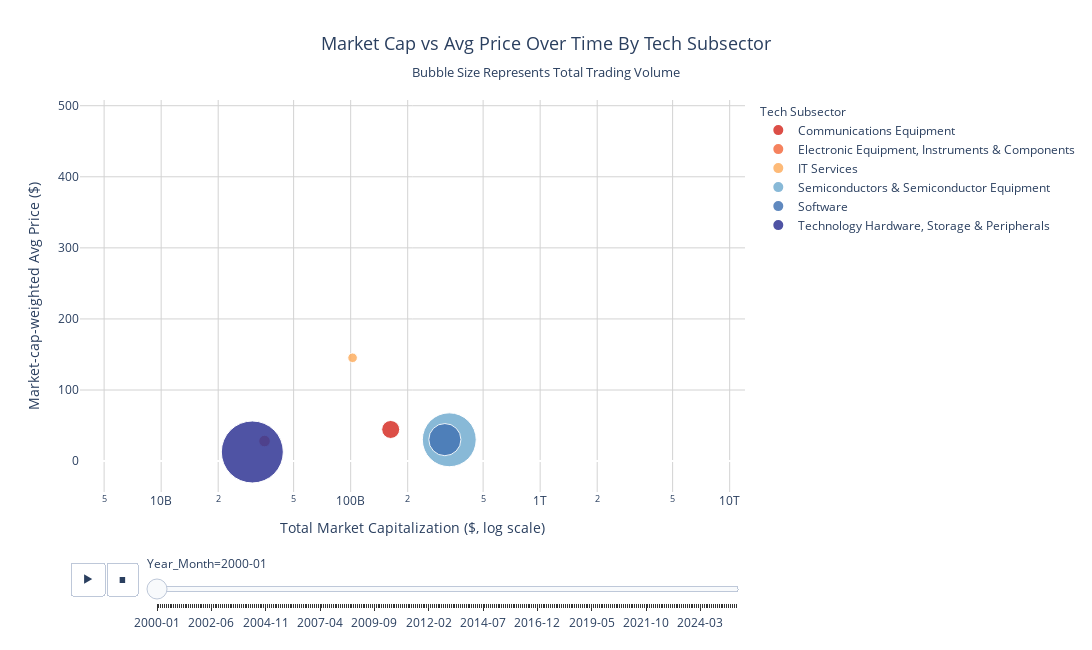

The cell this chart's notebook holds for it:
### Code cell
# Create the animated bubble chart
# X-axis: Market Cap
# Y-axis: Stock Price (Mid-Price)
# Bubble Size: Volume
# Color: Industry/Subsector
# Aggregate bubbles by tech subsector (Industry) and create industry-level animated bubble chart
# Load subsector mapping and map tickers to Industry
subsector = pd.read_csv('Tech Subsectors - Sheet1.csv')
subsector_map = dict(zip(subsector['Ticker'].str.strip(), subsector['Industry'].str.strip()))

viz_data['Industry'] = viz_data['Company'].map(subsector_map).fillna('Other')

# Aggregate by Date and Industry using market-cap weighted average price
def agg_industry(group):
    total_mc = group['Market_Cap'].sum()
    total_vol = group['Volume'].sum()
    if total_mc > 0:
        avg_price_wgt = np.average(group['Mid_Price'], weights=group['Market_Cap'])
    else:
        avg_price_wgt = group['Mid_Price'].mean()
    return pd.Series({
        'Market_Cap': total_mc,
        'Total_Volume': total_vol,
        'Avg_Price_wgt': avg_price_wgt,
        'Members': group['Company'].nunique()
    })

industry_agg = viz_data.groupby(['Date', 'Industry']).apply(agg_industry).reset_index()
industry_agg['Year_Month'] = industry_agg['Date'].dt.strftime('%Y-%m')

# Create industry-level animated bubble chart
fig = px.scatter(
    industry_agg,
    x='Market_Cap',
    y='Avg_Price_wgt',
    size='Total_Volume',
    color='Industry',
    hover_name='Industry',
    hover_data={
        'Market_Cap': ':,.0f',
        'Avg_Price_wgt': ':.2f',
        'Total_Volume': ':,.0f',
        'Members': True,
        'Year_Month': True
    },
    animation_frame='Year_Month',
    animation_group='Industry',
    size_max=80,
    title='Market Cap vs Avg Price Over Time By Tech Subsector<br><sub>Bubble Size Represents Total Trading Volume</sub>',
    labels={
        'Market_Cap': 'Total Market Capitalization ($, log scale)',
        'Avg_Price_wgt': 'Market-cap-weighted Avg Price ($)',
        'Total_Volume': 'Total Trading Volume',
        'Industry': 'Tech Subsector'
    },
    width=1100,
    height=650
)

# Update layout for better appearance
fig.update_layout(
    title_x=0.5,
    title_font_size=18,
    xaxis_title_font_size=14,
    yaxis_title_font_size=14,
    legend_title_font_size=12,
    showlegend=True,
    legend=dict(
        orientation='v',
        yanchor='top',
        y=1,
        xanchor='left',
        x=1.02
    ),
    xaxis=dict(type='log', gridcolor='lightgray'),
    yaxis=dict(gridcolor='lightgray'),
    plot_bgcolor='white',
    margin=dict(l=80, r=80, t=100, b=80)  # Add padding around the plot
)

# Calculate x-axis range with padding to prevent bubbles from being cut off
min_mc = industry_agg['Market_Cap'].min()
max_mc = industry_agg['Market_Cap'].max()
# For log scale, add padding by multiplying/dividing by a factor (~20% on each side)
x_min = min_mc / 1.5  # Extend left
x_max = max_mc * 1.5  # Extend right

# Calculate y-axis range with padding (linear scale, so add percentage)
min_price = industry_agg['Avg_Price_wgt'].min()
max_price = industry_agg['Avg_Price_wgt'].max()
price_range = max_price - min_price
# Add 10% padding on each side
y_min = min_price - (price_range * 0.1)
y_max = max_price + (price_range * 0.1)

# Update x-axis with expanded range and subtitle
fig.update_xaxes(
    range=[np.log10(x_min), np.log10(x_max)]  # Log scale range in log10 space
)

# Update y-axis with expanded range
fig.update_yaxes(
    range=[y_min, y_max]  # Linear scale range with padding
)

# Tweak animation speed if present
if fig.layout.updatemenus:
    try:
        fig.layout.updatemenus[0].buttons[0].args[1]["frame"]["duration"] = 300
        fig.layout.updatemenus[0].buttons[0].args[1]["transition"]["duration"] = 150
    except Exception:
        pass

fig.update_traces(marker=dict(line=dict(width=1, color='white'), opacity=0.85))

fig.show()
